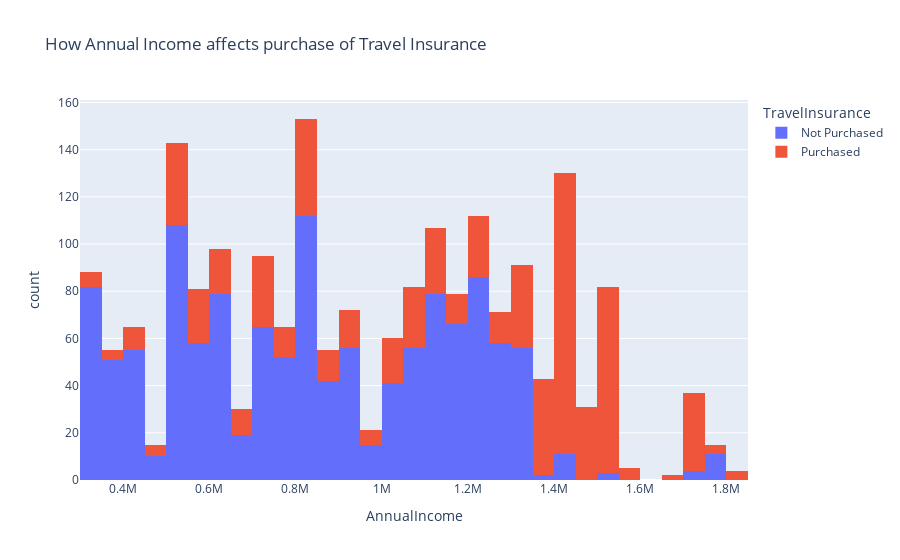

This figure's notebook cell:
### Code cell
fig=px.histogram(data, x='AnnualIncome', color='TravelInsurance', title='How Annual Income affects purchase of Travel Insurance')
fig.show()

### Figure 1 — Plotly figure (JSON) as saved in the notebook; plotly's stock layout.template omitted (floating-point values rounded to 4 significant figures; data arrays with more than 128 entries replaced by an {"elided": "..."} marker saying what was removed)
{"data": [{"alignmentgroup": "True", "bingroup": "x", "hovertemplate": "TravelInsurance=Not Purchased<br>AnnualIncome=%{x}<br>count=%{y}<extra></extra>", "legendgroup": "Not Purchased", "marker": {"color": "#636efa", "pattern": {"shape": ""}}, "name": "Not Purchased", "offsetgroup": "Not Purchased", "orientation": "v", "showlegend": true, "type": "histogram", "x": {"elided": "1277 int values"}, "xaxis": "x", "yaxis": "y"}, {"alignmentgroup": "True", "bingroup": "x", "hovertemplate": "TravelInsurance=Purchased<br>AnnualIncome=%{x}<br>count=%{y}<extra></extra>", "legendgroup": "Purchased", "marker": {"color": "#EF553B", "pattern": {"shape": ""}}, "name": "Purchased", "offsetgroup": "Purchased", "orientation": "v", "showlegend": true, "type": "histogram", "x": {"elided": "710 int values"}, "xaxis": "x", "yaxis": "y"}], "layout": {"barmode": "relative", "legend": {"title": {"text": "TravelInsurance"}, "tracegroupgap": 0}, "title": {"text": "How Annual Income affects purchase of Travel Insurance"}, "xaxis": {"anchor": "y", "domain": [0, 1], "title": {"text": "AnnualIncome"}}, "yaxis": {"anchor": "x", "domain": [0, 1], "title": {"text": "count"}}}}
